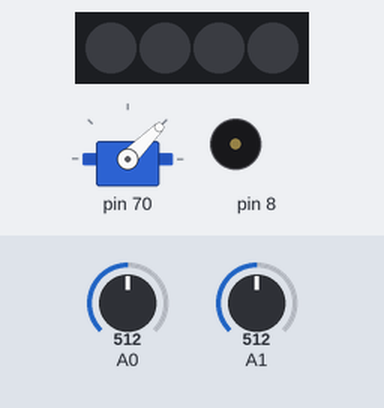
The sketch below on a simulated Arduino Uno, built with avr-gcc and run on an emulated ATmega328P. Shown: servo, 4 RGB LEDs in strip order, left to right, buzzer (waves = sounding). Inputs (shaded band) come from the test bench; at power-on: A0 = 512, A1 = 512.

Above: at 1.2 s.
1.3 s: A0 set to 531
At 3.54 s:
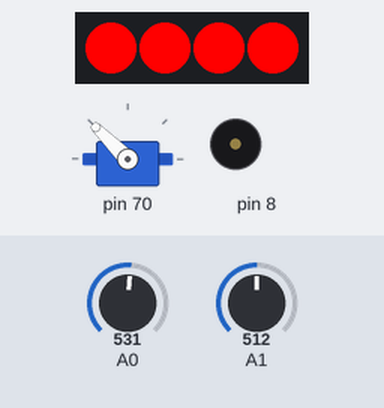
At 18.1 s:
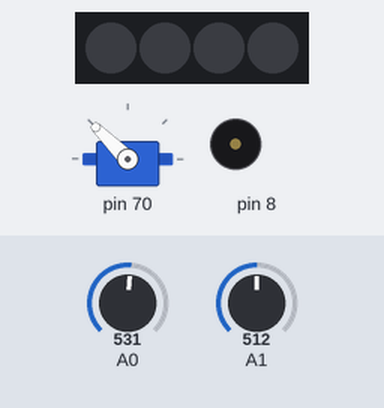
Timing chart, 0 to 34.8 s (numbered marks = the images above; inputs shaded):
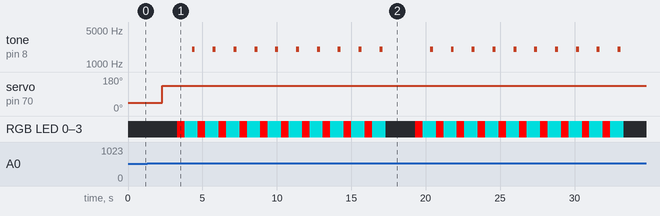

The sketch:

project_Untitled6_0.ino
```cpp
#include <Arduino.h>
#include <Wire.h>
#include <SoftwareSerial.h>

#include <MeOrion.h>

double angle_rad = PI/180.0;
double angle_deg = 180.0/PI;
Servo servo_3_1;
MePort port_3(3);
MeJoystick joystick_7(7);
MeRGBLed rgbled_6(6, 4);


void setup(){
    servo_3_1.attach(port_3.pin1());
    servo_3_1.write(45);

}

void loop(){

    while(!(((joystick_7.read(1)) + (joystick_7.read(2))) > (0  )))
    {
        _loop();
    }
    _delay(1);
    servo_3_1.write(135);
    _delay(1);
    for(int __i__=0;__i__<10;++__i__)
    {
        rgbled_6.setColor(0,255,0,0);
        rgbled_6.show();
        _delay(0.5);
        rgbled_6.setColor(0,0,150,150);
        rgbled_6.show();
        _delay(0.5);
        buzzerOn();
    _delay(0.2);
    buzzerOff();
    _delay(0.2);
    }
    rgbled_6.setColor(0,0,0,0);
    rgbled_6.show();

    _loop();
}

void _delay(float seconds){
    long endTime = millis() + seconds * 1000;
    while(millis() < endTime)_loop();
}

void _loop(){

}
```

Measured:
- the behaviour switches between 512 and 513 on A0 (found by bisection; images 0 and 1)
- after the input at 1.3 s, tone on pin 8: goes 9 × (2000 Hz 0.20 s, silent 1.2 s), 2000 Hz 0.20 s, silent 3.2 s, 9 × (2000 Hz 0.20 s, silent 1.2 s), 2000 Hz 0.20 s, then silent, starting after 3.0 s; servo on pin 70: 45° → 135° after 1.0 s
